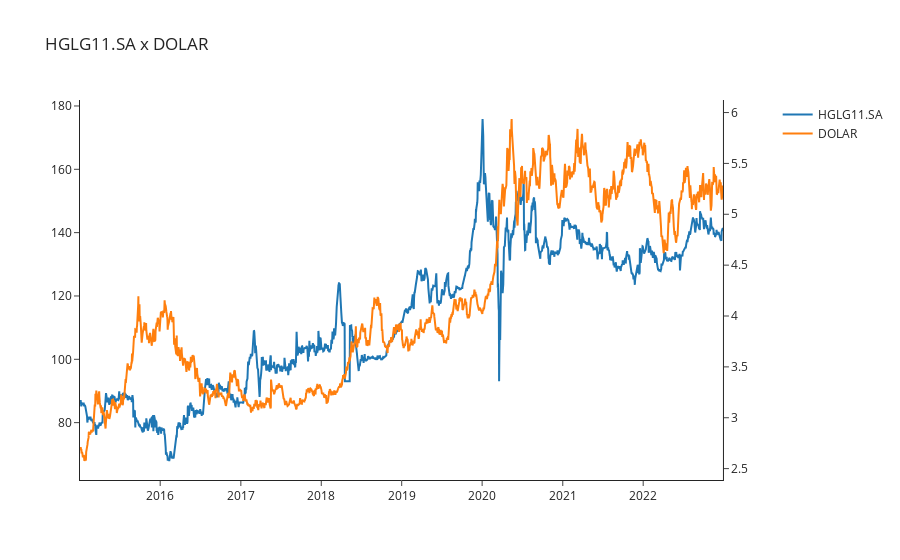

The cell this chart's notebook holds for it:
### Code cell
fig = make_subplots(cols=1, rows=1, specs=[[{'secondary_y':True}]])
fig.add_trace(go.Scatter(name= 'HGLG11.SA', x=comp_fiis.index, y=comp_fiis['HGLG11.SA']))
fig.add_trace(go.Scatter(name= 'DOLAR', x=comp_fiis.index, y=comp_fiis['DOLAR']), secondary_y=True)
fig.update_layout(template="simple_white", title_text = 'HGLG11.SA x DOLAR')

### Figure 1 — Plotly figure (JSON) as saved in the notebook; plotly's stock layout.template omitted (floating-point values rounded to 4 significant figures; data arrays with more than 128 entries replaced by an {"elided": "..."} marker saying what was removed)
{"data": [{"name": "HGLG11.SA", "type": "scatter", "x": {"elided": "1988 str values"}, "y": {"elided": "1988 float values"}}, {"name": "DOLAR", "type": "scatter", "x": {"elided": "1988 str values"}, "xaxis": "x", "y": {"elided": "1988 float values"}, "yaxis": "y2"}], "layout": {"title": {"text": "HGLG11.SA x DOLAR"}, "xaxis": {"anchor": "y", "domain": [0, 0.94]}, "yaxis": {"anchor": "x", "domain": [0, 1]}, "yaxis2": {"anchor": "x", "overlaying": "y", "side": "right"}}}
